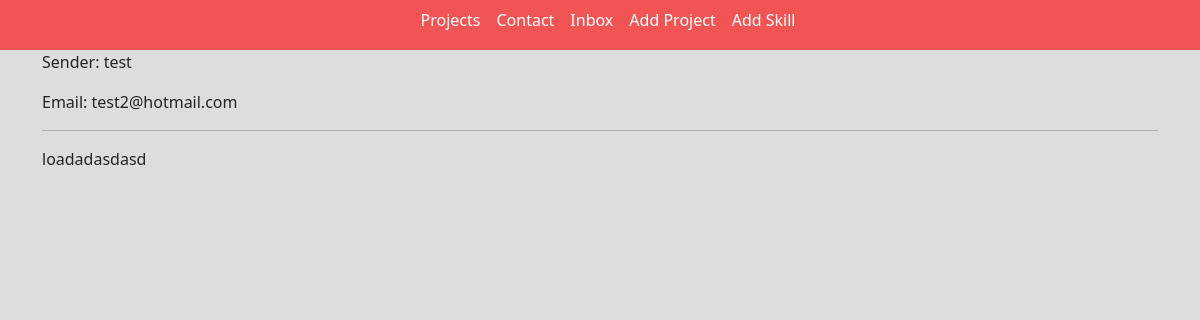
/message/42b2b7ee-ae88-4670-92bc-25dccfbc3a21/ (signed in), run on the app's committed database.
### base/models.py (models this page shows, shortened)
class Message(models.Model):
    name = models.CharField(max_length=200,null=True)
    email = models.CharField(max_length=200,null=True)
    subject = models.CharField(max_length=200,null=True)
    body = models.TextField()
    is_read = models.BooleanField(default=False)
    created = models.DateTimeField(auto_now_add=True)
    id = models.UUIDField(default=uuid.uuid4, unique=True, primary_key=True, editable=False)

### base/views.py (the view)
# urls.py: path('message/<str:pk>/', views.messagePage, name="message"),
def messagePage(request, pk):
    message = Message.objects.get(id=pk)
    message.is_read = True
    message.save()
    context = {'message':message}
    return render(request, 'base/message.html', context)

### base/templates/base/message.html
{% extends 'base/main.html' %}
{% load static %}
{% block content %}
<div class="container">
    <p>Sender: {{message.name}}</p>
    <p>Email: {{message.email}}</p>
    <hr>
    <p>{{message.body}}</p>
</div>
{% endblock content %}

### static/styles/main.css (style rules this page uses)
body { background-color: #DDDDDD; }

### data on the page
Message: name "test", email "test2@hotmail.com", body "loadadasdasd"
